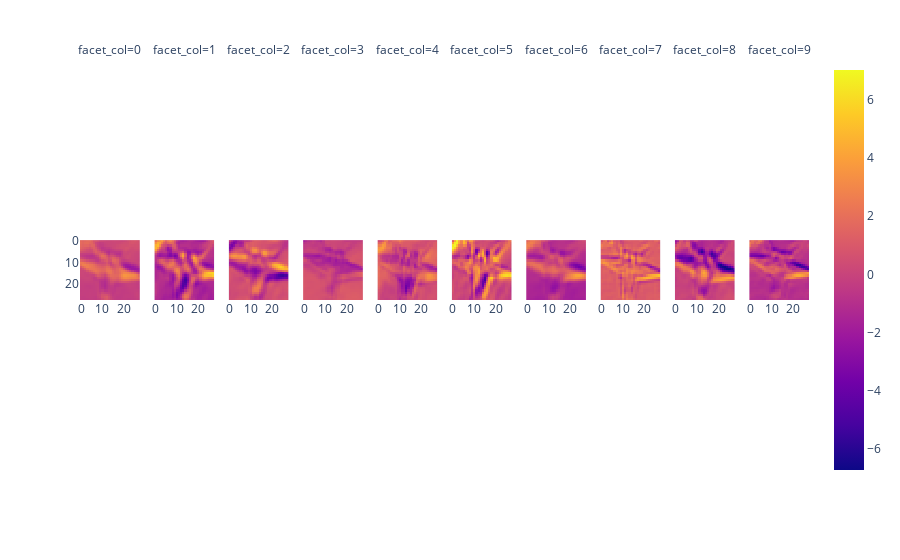

The cell this chart's notebook holds for it:
### Code cell
img = x_train[[5673]]
convs = nn[1].forward(nn[0].forward(img))
convs.shape
px.imshow(convs[0], facet_col=2)

### Figure 1 — Plotly figure (JSON) as saved in the notebook; plotly's stock layout.template omitted (floating-point values rounded to 4 significant figures; data arrays with more than 128 entries replaced by an {"elided": "..."} marker saying what was removed)
{"data": [{"coloraxis": "coloraxis", "hovertemplate": "x: %{x}<br>y: %{y}<br>color: %{z}<extra></extra>", "name": "0", "type": "heatmap", "xaxis": "x", "yaxis": "y", "z": {"elided": "28x28 float values"}}, {"coloraxis": "coloraxis", "hovertemplate": "x: %{x}<br>y: %{y}<br>color: %{z}<extra></extra>", "name": "1", "type": "heatmap", "xaxis": "x2", "yaxis": "y2", "z": {"elided": "28x28 float values"}}, {"coloraxis": "coloraxis", "hovertemplate": "x: %{x}<br>y: %{y}<br>color: %{z}<extra></extra>", "name": "2", "type": "heatmap", "xaxis": "x3", "yaxis": "y3", "z": {"elided": "28x28 float values"}}, {"coloraxis": "coloraxis", "hovertemplate": "x: %{x}<br>y: %{y}<br>color: %{z}<extra></extra>", "name": "3", "type": "heatmap", "xaxis": "x4", "yaxis": "y4", "z": {"elided": "28x28 float values"}}, {"coloraxis": "coloraxis", "hovertemplate": "x: %{x}<br>y: %{y}<br>color: %{z}<extra></extra>", "name": "4", "type": "heatmap", "xaxis": "x5", "yaxis": "y5", "z": {"elided": "28x28 float values"}}, {"coloraxis": "coloraxis", "hovertemplate": "x: %{x}<br>y: %{y}<br>color: %{z}<extra></extra>", "name": "5", "type": "heatmap", "xaxis": "x6", "yaxis": "y6", "z": {"elided": "28x28 float values"}}, {"coloraxis": "coloraxis", "hovertemplate": "x: %{x}<br>y: %{y}<br>color: %{z}<extra></extra>", "name": "6", "type": "heatmap", "xaxis": "x7", "yaxis": "y7", "z": {"elided": "28x28 float values"}}, {"coloraxis": "coloraxis", "hovertemplate": "x: %{x}<br>y: %{y}<br>color: %{z}<extra></extra>", "name": "7", "type": "heatmap", "xaxis": "x8", "yaxis": "y8", "z": {"elided": "28x28 float values"}}, {"coloraxis": "coloraxis", "hovertemplate": "x: %{x}<br>y: %{y}<br>color: %{z}<extra></extra>", "name": "8", "type": "heatmap", "xaxis": "x9", "yaxis": "y9", "z": {"elided": "28x28 float values"}}, {"coloraxis": "coloraxis", "hovertemplate": "x: %{x}<br>y: %{y}<br>color: %{z}<extra></extra>", "name": "9", "type": "heatmap", "xaxis": "x10", "yaxis": "y10", "z": {"elided": "28x28 float values"}}], "layout": {"annotations": [{"font": {}, "showarrow": false, "text": "facet_col=0", "x": 0.041, "xanchor": "center", "xref": "paper", "y": 1, "yanchor": "bottom", "yref": "paper"}, {"font": {}, "showarrow": false, "text": "facet_col=1", "x": 0.143, "xanchor": "center", "xref": "paper", "y": 1, "yanchor": "bottom", "yref": "paper"}, {"font": {}, "showarrow": false, "text": "facet_col=2", "x": 0.245, "xanchor": "center", "xref": "paper", "y": 1, "yanchor": "bottom", "yref": "paper"}, {"font": {}, "showarrow": false, "text": "facet_col=3", "x": 0.347, "xanchor": "center", "xref": "paper", "y": 1, "yanchor": "bottom", "yref": "paper"}, {"font": {}, "showarrow": false, "text": "facet_col=4", "x": 0.449, "xanchor": "center", "xref": "paper", "y": 1, "yanchor": "bottom", "yref": "paper"}, {"font": {}, "showarrow": false, "text": "facet_col=5", "x": 0.551, "xanchor": "center", "xref": "paper", "y": 1, "yanchor": "bottom", "yref": "paper"}, {"font": {}, "showarrow": false, "text": "facet_col=6", "x": 0.653, "xanchor": "center", "xref": "paper", "y": 1, "yanchor": "bottom", "yref": "paper"}, {"font": {}, "showarrow": false, "text": "facet_col=7", "x": 0.755, "xanchor": "center", "xref": "paper", "y": 1, "yanchor": "bottom", "yref": "paper"}, {"font": {}, "showarrow": false, "text": "facet_col=8", "x": 0.857, "xanchor": "center", "xref": "paper", "y": 1, "yanchor": "bottom", "yref": "paper"}, {"font": {}, "showarrow": false, "text": "facet_col=9", "x": 0.959, "xanchor": "center", "xref": "paper", "y": 1, "yanchor": "bottom", "yref": "paper"}], "coloraxis": {"colorscale": [[0, "#0d0887"], [0.1111, "#46039f"], [0.2222, "#7201a8"], [0.3333, "#9c179e"], [0.4444, "#bd3786"], [0.5556, "#d8576b"], [0.6667, "#ed7953"], [0.7778, "#fb9f3a"], [0.8889, "#fdca26"], [1, "#f0f921"]]}, "margin": {"t": 60}, "xaxis": {"anchor": "y", "constrain": "domain", "domain": [0, 0.082], "scaleanchor": "y"}, "xaxis10": {"anchor": "y10", "domain": [0.918, 1], "matches": "x"}, "xaxis2": {"anchor": "y2", "domain": [0.102, 0.184], "matches": "x"}, "xaxis3": {"anchor": "y3", "domain": [0.204, 0.286], "matches": "x"}, "xaxis4": {"anchor": "y4", "domain": [0.306, 0.388], "matches": "x"}, "xaxis5": {"anchor": "y5", "domain": [0.408, 0.49], "matches": "x"}, "xaxis6": {"anchor": "y6", "domain": [0.51, 0.592], "matches": "x"}, "xaxis7": {"anchor": "y7", "domain": [0.612, 0.694], "matches": "x"}, "xaxis8": {"anchor": "y8", "domain": [0.714, 0.796], "matches": "x"}, "xaxis9": {"anchor": "y9", "domain": [0.816, 0.898], "matches": "x"}, "yaxis": {"anchor": "x", "autorange": "reversed", "constrain": "domain", "domain": [0, 1]}, "yaxis10": {"anchor": "x10", "domain": [0, 1], "matches": "y", "showticklabels": false}, "yaxis2": {"anchor": "x2", "domain": [0, 1], "matches": "y", "showticklabels": false}, "yaxis3": {"anchor": "x3", "domain": [0, 1], "matches": "y", "showticklabels": false}, "yaxis4": {"anchor": "x4", "domain": [0, 1], "matches": "y", "showticklabels": false}, "yaxis5": {"anchor": "x5", "domain": [0, 1], "matches": "y", "showticklabels": false}, "yaxis6": {"anchor": "x6", "domain": [0, 1], "matches": "y", "showticklabels": false}, "yaxis7": {"anchor": "x7", "domain": [0, 1], "matches": "y", "showticklabels": false}, "yaxis8": {"anchor": "x8", "domain": [0, 1], "matches": "y", "showticklabels": false}, "yaxis9": {"anchor": "x9", "domain": [0, 1], "matches": "y", "showticklabels": false}}}
